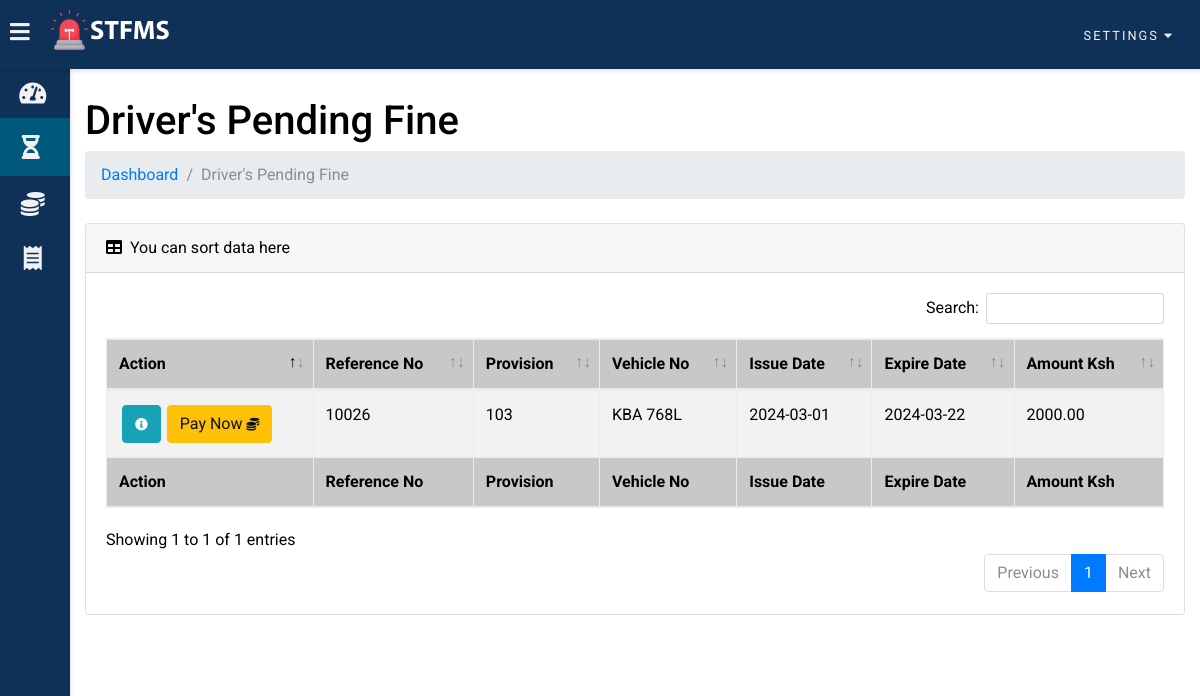
/user/pending_fine.php (signed in), run on the app's committed database.
### tables this page shows
CREATE TABLE `issued_fines` (
  `issued_fines_no` int(255) NOT NULL,
  `issued_fines_police_id` varchar(255) NOT NULL,
  `issued_fines_license_id` varchar(255) NOT NULL,
  `issued_fines_vehicle_no` varchar(255) NOT NULL,
  `issued_fines_class_of_vehicle` varchar(255) NOT NULL,
  `issued_fines_place` varchar(255) NOT NULL,
  `issued_fines_date` date NOT NULL,
  `issued_fines_time` time NOT NULL,
  `issued_fines_expire_date` date NOT NULL,
  `issued_fines_provisions` varchar(255) NOT NULL,
  `issued_fines_total_amount` decimal(10,2) NOT NULL,
  `issued_fines_status` varchar(255) NOT NULL,
  `issued_fines_paid_date` date NOT NULL
);

### user/pending_fine_table.php (the view, shortened to what this page needs)
<?php
if (isset($_SESSION['license_id']) && isset($_SESSION['driver_email']) && isset($_SESSION['driver_name']) && isset($_SESSION['home_address'])) {
?>
<table class="table table-striped table-bordered" id="dataTable" width="100%" cellspacing="0">
    <thead>
        <tr>
            <th>Action</th>
            <th>Reference No</th>
            <th>Provision</th>
            <th>Vehicle No</th>
            <th>Issue Date</th>
            <th>Expire Date</th>
            <th>Amount Ksh</th>
        </tr>
    </thead>
    <tfoot>
        <tr>
            <th>Action</th>
            <th>Reference No</th>
            <th>Provision</th>
            <th>Vehicle No</th>
            <th>Issue Date</th>
            <th>Expire Date</th>
            <th>Amount Ksh</th>
        </tr>
    </tfoot>
    <tbody>
        <?php
        $license_id = $_SESSION['license_id'];
		$sql=mysqli_query($conn,"select * from issued_fines where issued_fines_license_id = '$license_id' AND issued_fines_status='pending'");
		while($res=mysqli_fetch_assoc($sql))
		{
		?>
        <tr>
            <td class="d-flex justify-content-start">
                <button type="button" name="view" value="View" id="<?php echo $res["issued_fines_no"]; ?>" class="btn btn-info btn-xs view_data"><i class="fas fa-info-circle"></i></button>
				<button type="button" name="paynow" value="Paynow" id="<?php echo $res["issued_fines_no"]; ?>" class="btn btn-warning btn-xs pay_now">Pay Now <i class="fas fa-coins"></i></button>
			</td>
            <td><?php echo $res['issued_fines_no']; ?></td>
            <td><?php echo $res['issued_fines_provisions']; ?></td>
            <td><?php echo $res['issued_fines_vehicle_no']; ?></td>
            <td><?php echo $res['issued_fines_date']; ?></td>
            <td><?php echo $res['issued_fines_expire_date']; ?></td>
            <td><?php echo $res['issued_fines_total_amount']; ?></td>
        </tr>
        <?php
		}?>
    </tbody>
</table>
<?php
}else{
	header("Location: login.php");
	exit();
}
?>

### assets/css/main.css (style rules this page uses)
:root { --primary-color: #e84545; --warning-color: #431374; --success-color: #d46d31; --danger-color: #1d9e8b; --main-theam-color: #0f3057; --second-theam-color: #00587a; --light-background-color: #ffffff; --cards-background-color: #f1f1f1; --main-text-color: #333333; }
* { box-sizing: border-box; }
body { font-family: 'Roboto', sans-serif; background: var(--main-bg-color); color: var(--main-color); margin: 0; overflow-x: hidden; }
table { border-collapse: collapse; margin: 0 auto; width: 100% !important; }
table td { border-top: 1px solid var(--second-bg-color); padding: 10px; }
table td i { font-size: 0.8rem; text-align: center; }
table th { border-top: 1px solid var(--second-bg-color); border-bottom: 1px solid var(--second-bg-color); padding: 15px 12px; background-color: #c8c8c8; }
#dataTable td, #dataTable th { width: auto !important; }
.btn-info, .btn-warning, .btn-danger, .btn-success { display: inline-block; margin: 2px 3px; }

### data on the page
issued_fines: issued_fines_no "10026", issued_fines_provisions "103", issued_fines_vehicle_no "KBA 768L", issued_fines_date "2024-03-01", issued_fines_expire_date "2024-03-22", issued_fines_total_amount "2000.00"
